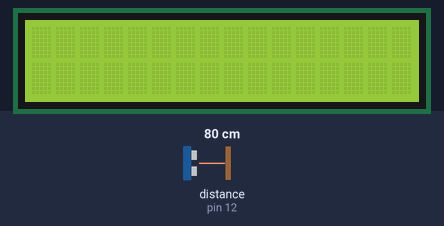
The sketch below on a simulated Arduino Uno, built with avr-gcc and run on an emulated ATmega328P. Shown: 16×2 character LCD. Wiring (inferred from the names in the program): ultrasonic range finder: trigger pin 11; echo pin 12. Inputs (shaded band) come from the test bench; at power-on: distance to the obstacle (sensor on pin 12) 80 cm. The echo pulse lasts 58.3 µs per cm; what the sketch prints to the serial monitor is not drawn.

Above: at 1.2 s.
1.3 s: distance to the obstacle (sensor on pin 12) set to 27 cm
4.3 s: distance to the obstacle (sensor on pin 12) set to 23 cm
At 5.5 s:
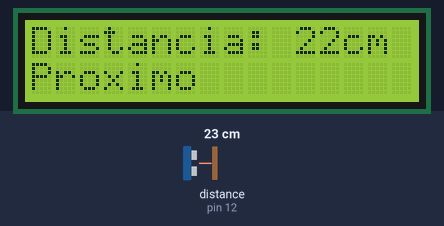
5.8 s: distance to the obstacle (sensor on pin 12) set to 12 cm
At 7.0 s:
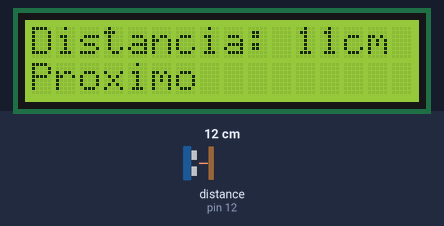
7.3 s: distance to the obstacle (sensor on pin 12) set to 9 cm
At 8.4 s:
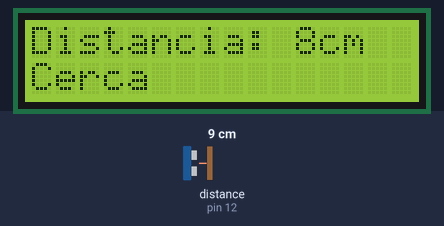
8.8 s: distance to the obstacle (sensor on pin 12) set to 7 cm
10.3 s: distance to the obstacle (sensor on pin 12) set to 4 cm
At 11.2 s:
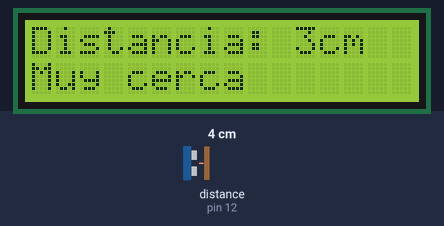
Timing chart, 0 to 12.8 s (numbered marks = the images above; inputs shaded):
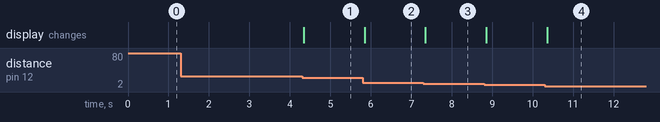

Measured:
- the behaviour switches between 26 and 25 cm on distance to the obstacle (sensor on pin 12) (found by bisection; images 0 and 1)
- the behaviour switches between 11 and 10 cm on distance to the obstacle (sensor on pin 12) (found by bisection; images 2 and 3)
- the behaviour switches between 6 and 5 cm on distance to the obstacle (sensor on pin 12) (found by bisection; images 3 and 4)
- after the input at 1.3 s, every drawn part: stays the same
- after the input at 4.3 s, the display: changes at once (image 1)
- after the input at 5.8 s, the display: changes at once (image 2)
- after the input at 7.3 s, the display: changes after 0.05 s (image 3)
- after the input at 10.3 s, the display: changes after 0.06 s (image 4)

The sketch:

ej7.ino
```cpp
// C++ code
//

#include "LiquidCrystal.h"

#define trigger 11
#define eco 12
long cm, duration;
LiquidCrystal lcd(10, 9, 7, 6, 5, 4);

void setup()
{
  lcd.begin(16, 2);
  Serial.begin(9600);
  pinMode(trigger, OUTPUT);
  pinMode(eco, INPUT);
}

void loop()
{
  digitalWrite(trigger, LOW);
  delayMicroseconds(5);
  digitalWrite(trigger, HIGH);
  delayMicroseconds(10);
  digitalWrite(trigger, LOW);

  duration = pulseIn(eco, HIGH);

  // Calculating the distance
  cm = duration*0.034/2;
  Serial.print("Distance: ");
  Serial.print(cm);
  Serial.println(" cm");
  lcd.clear();

  if(cm < 5) {
    lcd.setCursor(0,0);
    lcd.print("Distancia: ");
    lcd.print(cm);
    lcd.print("cm");
    lcd.setCursor(0,1);
    lcd.print("Muy cerca");
    delay(1500);
  }else if(cm >= 5 && cm < 10) {
    lcd.setCursor(0,0);
    lcd.print("Distancia: ");
    lcd.print(cm);
    lcd.print("cm");
    lcd.setCursor(0,1);
    lcd.print("Cerca");
    delay(1500);
  }else if(cm >= 10 && cm < 25) {
    lcd.setCursor(0,0);
    lcd.print("Distancia: ");
    lcd.print(cm);
    lcd.print("cm");
    lcd.setCursor(0,1);
    lcd.print("Proximo");
    delay(1500);
  }

}
```
